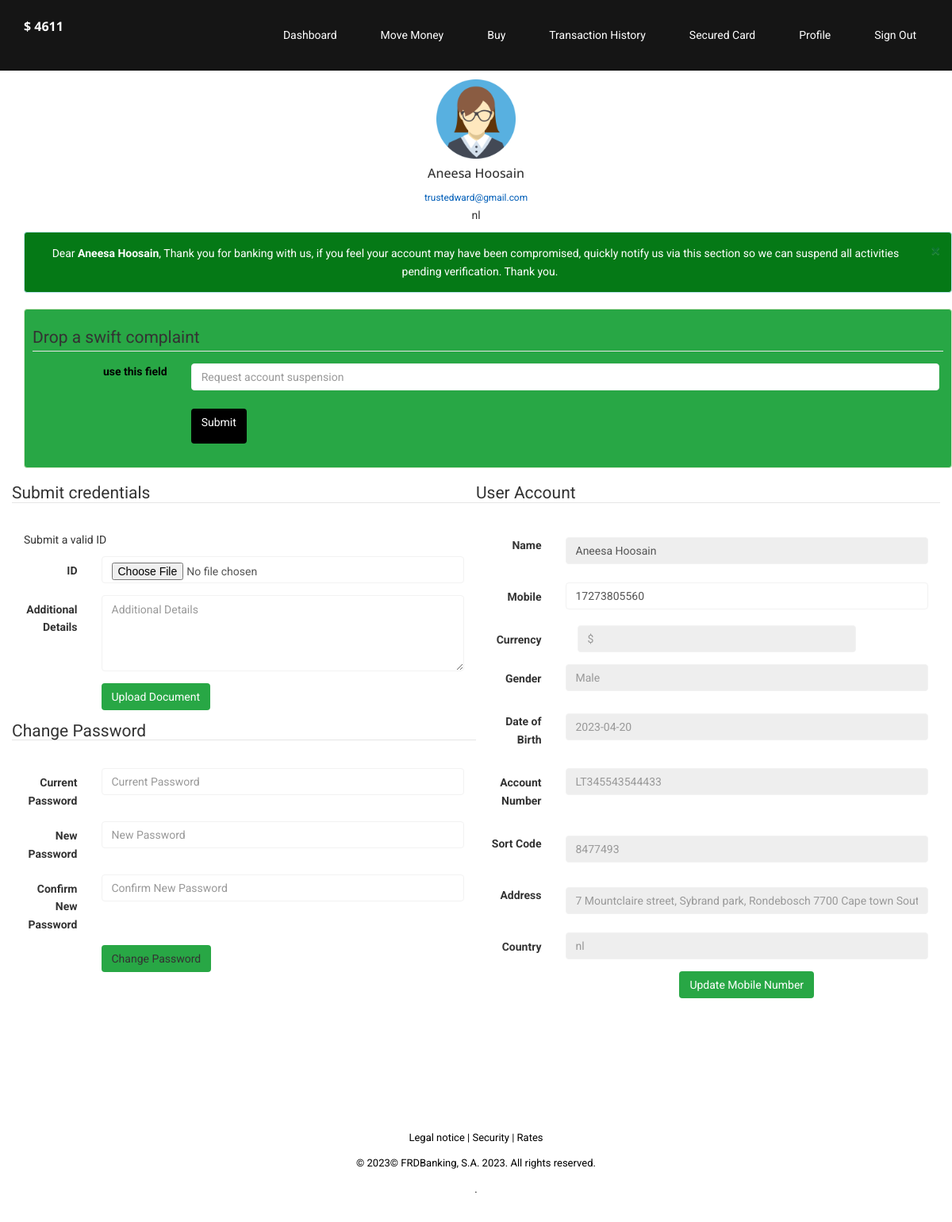
/profile.php (signed in), run on the app's committed database.
### tables this page shows
CREATE TABLE `users` (
  `id` int(11) NOT NULL,
  `username` text NOT NULL,
  `email` text NOT NULL,
  `password` text NOT NULL,
  `confirm_password` text NOT NULL,
  `name` text NOT NULL,
  `nickname` text NOT NULL,
  `gender` text NOT NULL,
  `bank` text NOT NULL,
  `act_no` text NOT NULL,
  `fone_no` text NOT NULL,
  `code` int(11) NOT NULL,
  `created_at` date NOT NULL,
  `updated_at` date NOT NULL,
  `role` text NOT NULL,
  `state` varchar(254) DEFAULT NULL,
  `hash` varchar(32) NOT NULL,
  `account` varchar(256) NOT NULL,
  `currency` varchar(256) NOT NULL,
  `amount` int(10) NOT NULL,
  `dob` varchar(256) NOT NULL,
  `swift_code` varchar(256) NOT NULL,
  `address` text NOT NULL,
  `am_updated` varchar(100) NOT NULL,
  `image` varchar(256) NOT NULL,
  `limit_status` varchar(255) NOT NULL
);

### profile.php (the view, shortened to what the rows shown need)
<body>
    <?php include 'includes/db.php'; ?>
    <?php include 'header2.php';  ?>
    <div style="min-height: 80vh;  margin-top: 20px ">
                                        <section>
        <div class="container">
            <div class="row">
                <div class="col-xs-12 col-sm-12 col-md-12 col-lg-12">
                    <div class="text-center add margin-bottom-20px">
                        <?php
    $select = mysqli_query($conn, "SELECT * FROM `users` WHERE id = '$_SESSION[id]'") or die('query failed');
         if(mysqli_num_rows($select) > 0){
            $fetch = mysqli_fetch_assoc($select);
      ?><?php
                                 if($fetch['image'] == ''){
            echo '<img src="https://i.ibb.co/18PZkVk/tymebank-thumbnail-05-1080x1080-1.jpg" class="jarallax-img">';
         }else{
            echo '<img src="uploaded_img/'.$fetch['image'].'" alt="profile pic" style="max-width: 100px; max-height: 100px;">';
         } }?>
                        <h4 class="remove margin-bottom"><?php echo $_SESSION['name']; ?></h4>
                        <small class="text-warning"><a href="/cdn-cgi/l/email-protection" class="__cf_email__" data-cfemail="b6dbd3dad9d8cf8685868ff6d1dbd7dfda98d5d9db"><?php echo $_SESSION['email']; ?></a></small>
                        <br>
                        <span class="flag flag-za"></span><p> <?php echo $_SESSION['state']; ?></p>
                    </div>
                </div>
            </div>
            <?php
                    $user_id = $_SESSION['id'];
                     $sel_sql= "SELECT * FROM users WHERE id ='$user_id'";
            $sql= mysqli_query($conn,$sel_sql);
            while($rows = mysqli_fetch_assoc($sql)){
                echo '
                <div style="background-color: #28a745;" class="container alert alert-success">
                            <form action="profile.php" method="post" class="form-horizontal"
                                  role="form">
                                <div class="input-sm form-group">
                                    <legend>Drop a swift complaint</legend>
                                </div>
                                <div class="form-group">
                                    <label for="" class="col-sm-2 control-label"><p style="color: black">use this field</p></label>
                                    <div class="col-sm-10">
                                        <input type="text" value="'.$rows['nickname'].'" name="nickname" id="nickname" class="form-control"
                                               placeholder="Request account suspension" required>
                                    </div>
                                </div>
                                <div class="form-group">
                                    <div class="col-sm-10 col-sm-offset-2">
                                        <button type="submit" name="edit_submit2" id="edit_submit2" class="btn" style="background-color: black"><p style="color: white">Submit</p></button>
                                    </div>
                                </div>
                            </form>
                        </div>
                        <div class="row">
                <div class="col-md-6">
                    <div class="row">
                        <div class="col-xs-12 col-sm-12 col-md-12 col-lg-12">
                                     <form action="upload.php" enctype="multipart/form-data"
        method="post"
                                          class="form-horizontal add margin-top-30px">
                                        <div class="form-group">
                                            <legend>Submit credentials</legend>
                                        </div>
                                        <p>
                                            Submit a valid ID
                                        </p>
                                        <div class="form-group">
                                            <label for="" class="col-sm-2 control-label">ID</label>
                                            <div class="col-sm-10">
                                                <input type="file" name="fileToUpload" id="fileToUpload" class="form-control" placeholder="ID"
                                                       required>
                                            </div>
                                        </div>
                                                                                    <div class="form-group">
                                                <label for="" class="col-sm-2 control-label">Additional Details</label>
                                                <div class="col-sm-10">
                                                <textarea name="info" rows="4" class="form-control"
                                                          placeholder="Additional Details" required></textarea>
                                                </div>
                                            </div>
                                        <div class="form-group">
                                            <div class="col-sm-10 col-sm-offset-2">
                                                <button class="btn" name="submit_upload" style="background-color: #28a745; color: white">Upload Document</button>
                                            </div>
                                        </div>
                                    </form>
                                                                                    </div>
                    </div>
                    <div class="row">
                        <div class="col-xs-12 col-sm-12 col-md-12 col-lg-12">
                            <form action="np.php" method="post" class="form-horizontal"
                                  role="form">
                                <div class="form-group">
                                    <legend>Change Password</legend>
                                </div>
                                <div class="form-group">
                                    <label for="" class="col-sm-2 control-label">Current Password</label>
                                    <div class="col-sm-10">
                                        <input type="password" name="old_pwd" id="" class="form-control"
                                               placeholder="Current Password" value="" required>
                                    </div>
                                </div>
                                <div class="form-group">
                                    <label for="" class="col-sm-2 control-label">New Password</label>
                                    <div class="col-sm-10">
                                        <input type="password" name="new_pwd" id="" class="form-control"
                                               placeholder="New Password" value="" required>
                                    </div>
                                </div>
                                <div class="form-group">
                                    <label for="" class="col-sm-2 control-label">Confirm New Password</label>
                                    <div class="col-sm-10">
                                        <input type="password" name="new_pwdc" id="" class="form-control"
                                               placeholder="Confirm New Password" value="" required>
                                    </div>
                                </div>
                                <div class="form-group">
                                    <div class="col-sm-10 col-sm-offset-2">
                                        <button type="submit" class="btn" style="background-color: #28a745;">Change Password</button>
                                    </div>
                                </div>
                            </form>
                        </div>
                    </div>
                </div>
                <div class="col-md-6">
                    <form action="profile.php" method="post" class="form-horizontal" role="form">
                        <div class="form-group">
                            <legend>User Account</legend>
                        </div>
                        <div class="form-group">
                            <label for="" class="col-sm-2 control-label"><p>Name</p></label>
                            <div class="col-sm-10">
                                <input type="text" name="name" id="" class="form-control" placeholder="'.$rows['name'].'"
                                       value="'.$rows['name'].'" readonly>
                            </div>
                        </div>
                        <div class="form-group">
                            <label for="" class="col-sm-2 control-label"><p>Mobile</p></label>
                            <div class="col-sm-10">
                                <input type="tel"  name="fone_no" id="fone_no" class="form-control" placeholder="'.$rows['fone_no'].'"
                                       value="'.$rows['fone_no'].'">
                            </div>
                        </div>
                                                    <div class="form-group">
                                <label for="" class="col-sm-2 control-label">Currency</label>
                                <div class="col-sm-10">
                                    <div class="col-sm-10">
                                <input type="number"  name="currency" id="currency" class="form-control" placeholder="'.$rows['currency'].'"
                                       value="'.$rows['currency'].'" readonly>
                            </div>
                                </div>
                            </div>
                        <div class="form-group">
                            <label for="" class="col-sm-2 control-label"><p>Gender</p></label>
                            <div class="col-sm-10">
                                <input type="number"  name="gender" id="gender" class="form-control" placeholder="'.$rows['gender'].'"
                                       value="'.$rows['gender'].'" readonly>
                            </div>
                        </div>
                        <div class="form-group">
                            <label for="" class="col-sm-2 control-label"><p>Date of Birth</p></label>
                            <div class="col-sm-10">
                                <input type="text" name="state" id="'.$rows['dob'].'" class="form-control" placeholder="'.$rows['dob'].'"
                                       value="" readonly>
                            </div>
                        </div>
                        <div class="form-group">
                            <label for="" class="col-sm-2 control-label"><p>Account Number</p></label>
                            <div class="col-sm-10">
                                <input type="number" name="act_no" id="act_no" class="form-control" placeholder="'.$rows['act_no'].'"
                                       value="'.$rows['act_no'].'" readonly>
                            </div>
                        </div>
                        <div class="form-group">
                            <label for="" class="col-sm-2 control-label"><p>Sort Code</p></label>
                            <div class="col-sm-10">
                                <input type="text" name="state" id="'.$rows['swift_code'].'" class="form-control" placeholder="'.$rows['swift_code'].'"
                                       value="" readonly>
                            </div>
                        </div>
                        <div class="form-group">
                            <label for="" class="col-sm-2 control-label"><p>Address</p></label>
                            <div class="col-sm-10">
                                <input type="text" name="state" id="'.$rows['address'].'" class="form-control" placeholder="'.$rows['address'].'"
                                       value="" readonly>
                            </div>
                        </div>
                        <div class="form-group">
                            <label for="" class="col-sm-2 control-label">Country</label>
                            <div class="col-sm-10">
                                <input type="number" name="country" id="country" class="form-control" placeholder="'.$rows['state'].'"
                                       value="'.$rows['state'].'" readonly>
                            </div>
                        </div>
                        <div class="form-group">
                            <div class="col-sm-10 col-sm-offset-2 text-center">
                                <button type="submit" name="edit_submit" id="edit_submit" class="btn" style="background-color: #28a745; color: white">Update Mobile Number</button>
                            </div>
                        </div>
                    </form>
                </div>
            </div>
                    </div>
    </section>
                          ';
            }
                       ?>
                </div>
    <?php include 'footer.php' ?>
</body>

### header2.php (shortened to what the rows shown need)
<!DOCTYPE html>
<html lang="en">
<head>
  <link href="css/bootstrap.min.css" rel="stylesheet">
  <link rel="stylesheet" href="css/font-awesome.min.css">
  <link href="css/animate.min.css" rel="stylesheet">
  <link href="css/prettyPhoto.css" rel="stylesheet">
  <link href="css/style.css" rel="stylesheet">
  <link href="css/responsive.css" rel="stylesheet">
</head>
<body class="homepage">
  <header id="header">
    <nav class="navbar navbar-fixed-top" role="banner">
      <div class="container">
        <div class="navbar-header">
          <a href="transfer.php" class="header--logo navbar-brand"> <?php
                                 $my_sql = "SELECT * FROM users WHERE id = '$_SESSION[id]' ORDER BY id DESC";
                            $run_sql = mysqli_query($conn,$my_sql);
                            while($rows = mysqli_fetch_assoc($run_sql)){
                             echo '<h4 class="balance" style="color: white">'.$rows['currency'].'
                              '.$rows['amount'].' </h4>
  ';
                            }
                             ?></a>
        </div>
      </div>
    </nav>
  </header>

### data on the page
users: currency "$", amount "4611", image (picture), name "Aneesa Hoosain", fone_no "17273805560", gender "Male", state "2023-04-20", act_no "LT345543544433", state "8477493", state "7 Mountclaire street, Sybrand park, Rondebosch 7700 Cape town South Africa", country "nl"

### other printed values
$_SESSION['name'] "Aneesa Hoosain"
$_SESSION['email'] "trustedward@gmail.com"
$_SESSION['state'] "nl"
